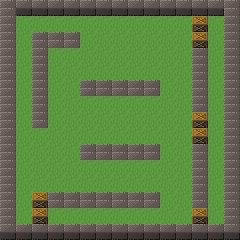

Tiled map render using the project's own tile images. Description and the map definition, with tile-layer contents summarised, below:
An orthogonal 15x15 tile map with 16x16 px tiles, 3 tile layers (background, walls, blocks) and 7 objects (4x enemy, 2x target, player).

<map version="1.0" orientation="orthogonal" width="15" height="15" tilewidth="16" tileheight="16">
 <tileset firstgid="1" name="bomberman_spritesheet" tilewidth="16" tileheight="16">
  <image source="../images/bomberman_spritesheet.png" width="256" height="96" />
 </tileset>
 <layer name="background" width="15" height="15">
  <data>[225 cells, 225 non-empty, 1 distinct tile ids]</data>
 </layer>
 <layer name="walls" width="15" height="15">
  <properties>
   <property name="collision" value="true" />
  </properties>
  <data>[225 cells, 89 non-empty, 2 distinct tile ids]</data>
 </layer>
 <layer name="blocks" width="15" height="15">
  <properties>
   <property name="collision" value="true" />
  </properties>
  <data>[225 cells, 7 non-empty, 1 distinct tile ids]</data>
 </layer>
 <objectgroup name="objects" width="15" height="15">
  <object name="player" type="player" gid="66" x="112" y="128">
   <properties>
    <property name="frame" value="65" />
    <property name="group" value="players" />
    <property name="number_of_lives" value="3" />
    <property name="texture" value="player_spritesheet" />
    <property name="walking_speed" value="50" />
   </properties>
  </object>
  <object name="enemy1" type="enemy" gid="18" x="48" y="112">
   <properties>
    <property name="group" value="enemies" />
    <property name="moving_radius" value="64" />
    <property name="texture" value="enemy_spritesheet" />
    <property name="walking_speed" value="16" />
   </properties>
  </object>
  <object name="enemy3" type="enemy" gid="18" x="208" y="176">
   <properties>
    <property name="group" value="enemies" />
    <property name="moving_radius" value="64" />
    <property name="texture" value="enemy_spritesheet" />
    <property name="walking_speed" value="32" />
   </properties>
  </object>
  <object name="enemy0" type="enemy" gid="18" x="112" y="64">
   <properties>
    <property name="group" value="enemies" />
    <property name="moving_radius" value="64" />
    <property name="texture" value="enemy_spritesheet" />
    <property name="walking_speed" value="16" />
   </properties>
  </object>
  <object name="enemy2" type="enemy" gid="18" x="112" y="224">
   <properties>
    <property name="group" value="enemies" />
    <property name="moving_radius" value="64" />
    <property name="texture" value="enemy_spritesheet" />
    <property name="walking_speed" value="16" />
   </properties>
  </object>
  <object name="target0" type="target" x="208" y="64" width="18" height="16">
   <properties>
    <property name="group" value="targets" />
    <property name="texture" value="target_image" />
   </properties>
  </object>
  <object name="target1" type="target" x="48" y="208" width="18" height="16">
   <properties>
    <property name="group" value="targets" />
    <property name="texture" value="target_image" />
   </properties>
  </object>
 </objectgroup>
</map>
